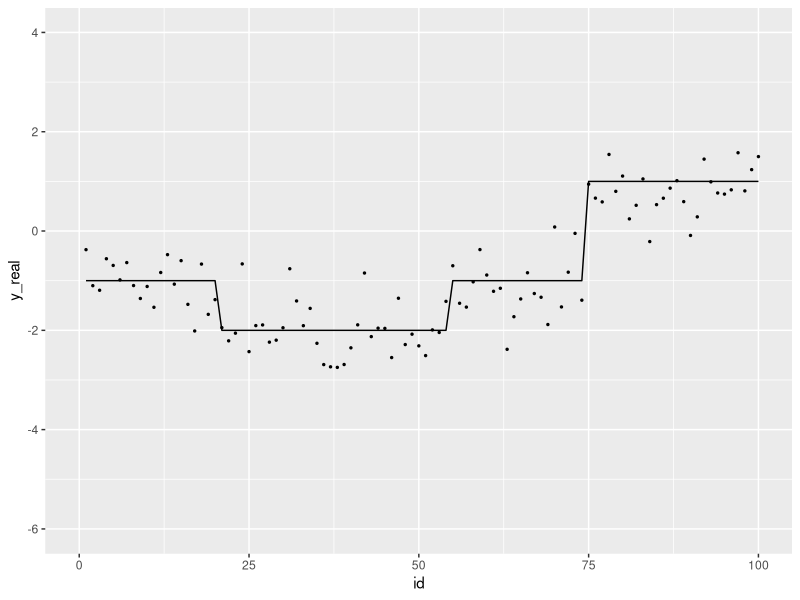
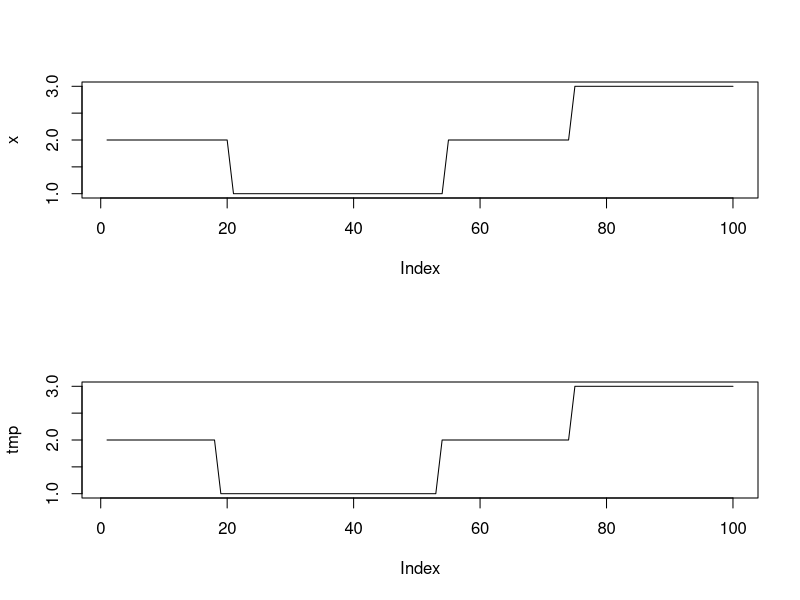
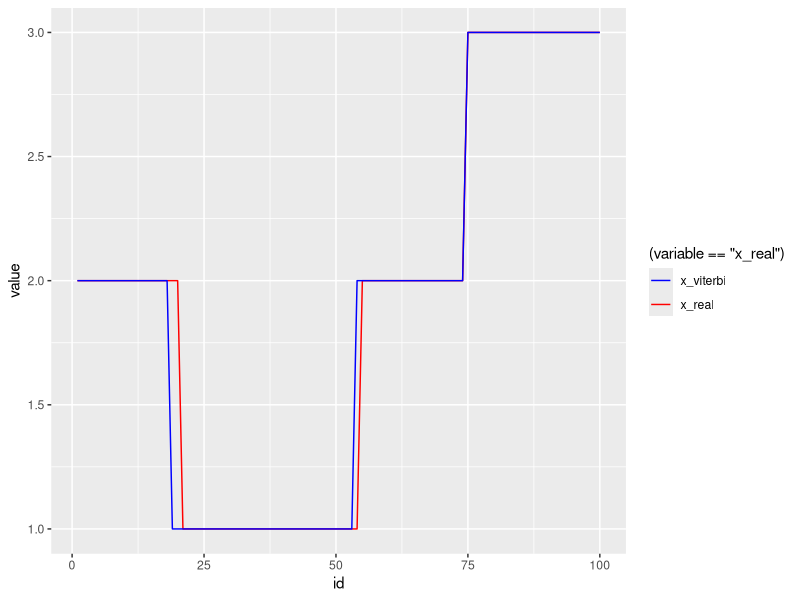

Write R code to recreate these figures, in order.
## ---- chunk 1
library("ggplot2")
## ---- chunk 2
transMtx = matrix(c(0.98,0.015,0.005,
                     0.05,0.98,0.015,
                     0.015,0.005,0.98),byrow = TRUE,ncol = 3)
pi = c(0,0.95,0.05)
mu = c(-2,-1,1)
sigma = rep(0.5,3)

T = 100
N = length(mu)
M = dim(transMtx)[1]

x = rep(NA,T)
x[1] = sample(1:M,1,prob = pi)
for (i in 2:T){
  x[i] = sample(1:M,1,prob = transMtx[x[i-1],])
}

y = rep(NA,T); y_real = rep(NA,T)
for (i in 1:T){
  idx = x[i]
  y_real[i] = mu[idx]
  y[i] = rnorm(1,y_real[i],sigma[idx])
}

dat = data.frame(id = 1:T, x = x, y = y, y_real = y_real)
p <- ggplot(dat,aes(x = id, y = y_real))+
  geom_line()+
  geom_point(aes(x = id, y = y),size = 0.5)+
  xlim(0,T)+
  ylim(-6,4)
p

NumberofSegments = length(rle(x)$value)
NumberofSegments
## ---- chunk 3
## T: length of obs; N: num of obs; M: num of hidden states
## obs: T * 1
## transMtx: M * M
## emisMtx: M * N
## pi: start prob, M * 1
my_viterbi_gaussian <- function(obs,mu,sigma,transMtx,pi){
  T = length(obs)
  M = length(pi)
  N = length(mu)
  
  D = array(NA,dim=c(M,T))
  G = array(NA,dim=c(M,T))
  
  G[,1] =  log(dnorm(obs[1],mu,sigma)) + log(pi)
  

  for (j in 2:T){
    py_x = dnorm(obs[j],mu,sigma)
    for (i in 1:M){
      tmp = G[,j-1] + log(transMtx[,i]) + log(py_x[i])
      G[i,j] = max(tmp)
      D[i,j] = which.max(tmp)
    }
  }
  
  return(list("D" = D,"G" = G[,T]))
}

my_backtrace <- function(D,G_T,k){
  M = length(G_T)
  T = dim(D)[2]
  x = rep(NA,T)

  
  x[T] = which.max(G_T)

  for (t in (T-1):1){
    x[t] = D[x[t+1],t+1]
  }
  return(x)
}
## ---- chunk 4
result = my_viterbi_gaussian(y,mu,sigma,transMtx,pi)
tmp = my_backtrace(result$D,result$G)
datcomp = data.frame(id = 1:T,x_real = x,x_pred = tmp)
library(reshape2)
datm = melt(datcomp,id.vars = 1)
par(mfrow = c(2,1))
plot(x,type="l"); plot(tmp,type = "l")
p <- ggplot(datm,aes(x = id, y = value))+
  geom_line(aes(color = (variable == "x_real"), group = variable))+
  scale_color_manual(values = c("blue","red"),labels = c("x_viterbi","x_real"))
p
## ---- chunk 5
## T: length of obs; N: num of obs; M: num of hidden states
## obs: T * 1
## transMtx: M * M
## emisMtx: M * N
## pi: start prob, M * 1
my_forward_gaussian <- function(obs,mu,sigma,transMtx,pi){
  T = length(obs)
  M = length(pi)
  
  A = array(NA,dim=c(M,T))
  
  A[,1] =  dnorm(obs[1],mu,sigma) * pi
  
  for (j in 2:T){
    py_x = dnorm(obs[j],mu,sigma)
    for (i in 1:M){
      A[i,j] = sum(A[,j-1] * transMtx[,i] * py_x[i])
    }
    #A[,j] = A[,j] / sum(A[,j])
  }
  
  return(A)
}

my_backward_gaussian <- function(obs,mu,sigma,transMtx,pi){
  T = length(obs)
  M = length(pi)
  
  B = array(NA,dim=c(M,T))
  
  B[,T] = B[,T] ^ 0
  
  for (j in (T-1):1){
    py_x_p1 = dnorm(obs[j+1],mu,sigma)
    for (i in 1:M){
      B[i,j] = sum(B[,j+1] * transMtx[i,] * py_x_p1)
    }
    #B[,j] = B[,j] / sum(B[,j])
  }
  
  return(B)
  }
## ---- chunk 6
A = my_forward_gaussian(y,mu,sigma,transMtx,pi)
B = my_backward_gaussian(y,mu,sigma,transMtx,pi)
prob = A * B
## ---- chunk 7
transMtx = matrix(c(0.98,0.015,0.005,
                     0.05,0.98,0.015,
                     0.015,0.005,0.98),byrow = TRUE,ncol = 3)
pi = c(0,0.95,0.05)
mu = c(-2,-1,1)
sigma = c(0.9,0.9,0.9)

D = 20
T = 100
N = length(mu)
M = dim(transMtx)[1]

seqs = c()
for (i in 1:D){
  x = rep(NA,T)
  x[1] = sample(1:M,1,prob = pi)
  for (i in 2:T){
    x[i] = sample(1:M,1,prob = transMtx[x[i-1],])
  }

  y = rep(NA,T); y_real = rep(NA,T)
  for (i in 1:T){
    idx = x[i]
    y_real[i] = mu[idx]
    y[i] = rnorm(1,y_real[i],sigma[idx])
  }
  seqs = rbind(seqs,y)
}
#seqs 
## ---- chunk 8
my_em_gaussian_single = function(seq, M,mu,sigma,pi,transMtx){
  T = length(seq)
  ## calcualte p(x)
  PX = array(NA,dim=c(M,T))
  A = my_forward_gaussian(obs=seq,mu = mu,sigma = sigma, transMtx = transMtx, pi = pi)
  B = my_backward_gaussian(obs=seq,mu = mu,sigma = sigma, transMtx = transMtx, pi = pi)
  AB = A * B; llk = log(sum(A[,T]))
  PX = AB/exp(llk) ##P(x_n|Y)
  
  ## calculate pxx
  PXX = array(0,dim = c(M,M))
  for (k in 2:T){
    #py_x = dnorm(seq[k],mu,sigma);
    lpy_x = dnorm(seq[k],mu,sigma,log = TRUE);
    tmp = array(0,dim = c(M,M))
    
    for (j in 1:M){
      for (i in 1:M){
        tmp[i,j] = log(A[i,k-1])  + log(transMtx[i,j]) + lpy_x[j] + log(B[j,k])
      }
    }
    PXX = PXX + exp(tmp-llk)
  }
  
  return(list("PX" = PX,"PXX" = PXX,"LLK"=llk))
}

my_em_gaussian = function(seqs, M, mu_init = runif(N,min = min(seqs),max = max(seqs)),sigma_init = rep(runif(1,0,1),M)){
  T = dim(seqs)[2] ; D = dim(seqs)[1];
  pi = runif(3); pi = pi/sum(pi);
  transMtx = matrix(runif(M*M),ncol = M); transMtx = t(apply(transMtx,1,function(x) x/sum(x)))
  mu = mu_init
  sigma = sigma_init
  
  #seq = seqs
  iter = 1
  epsilon = 1e-12
  llk_pre = -100000000; llk_current = -1000000
  while(llk_current - llk_pre > epsilon){
  #while(iter<100){  
    llk_pre = llk_current
    sum_pi = rep(0,M); sum_xx2 = matrix(0,nrow = M,ncol = M); sum_x2 = rep(0,M); sum_xy1 = matrix(0,nrow = M, ncol=N); sum_x1 = rep(0,M);
    sum_xy_mean = rep(0,N); sum_xy_sq = rep(0,N)
    llk_current = 0;
    
    for (num in 1:D){
      seq = seqs[num,]
      output = my_em_gaussian_single(seq = seq,M = M,mu = mu,sigma = sigma,pi = pi,transMtx = transMtx) ####
      llk_current = llk_current + output$LLK
      
      sum_pi = sum_pi + output$PX[,1];
      sum_xx2 = sum_xx2 + output$PXX
      sum_x2 = sum_x2 + apply(output$PX[,-T],1,sum);
      
      
      sum_x1 = sum_x1 + apply(output$PX,1,sum);
      
      sum_xy_mean = sum_xy_mean + output$PX %*% matrix(seq,ncol = 1)
      sum_xy_sq = sum_xy_sq + apply(output$PX * (matrix(seq,ncol = T,nrow = M,byrow = TRUE) - matrix(mu,ncol = T,nrow = M))^2,1,sum)
    }
    
    
    pi = sum_pi/D ### update pi
    #transMtx = t(apply(sum_xx2/sum_x2,1,function(x) x/sum(x))) ## update transMtx
    transMtx = sum_xx2/sum_x2
    ## update emisMtx
    #emisMtx = t(apply(sum_xy1/sum_x1,1,function(x) x/sum(x)))
    #emisMtx = sum_xy1 / sum_x1
    ## update mu
    mu = sum_xy_mean / sum_x1
    ## update sigma
    sigma = sqrt(sum_xy_sq / sum_x1)
    print(mu)
    iter = iter + 1
    print(llk_current)
    
  }
  
  return(list("pi"=pi,"transMtx"=transMtx,"mu" = mu,"sigma" = sigma,"llk"=llk_current,"iter"=iter))
}
## ---- chunk 9
#seqs = rbind(y,y)
resultem = my_em_gaussian(seqs,3)
resultem
pi2 = resultem$pi;transMtx2 = resultem$transMtx; mu2 = resultem$mu; sigma2 = resultem$sigma;
#A2 = my_forward_gaussian(y,mu2,sigma2,transMtx2,pi2)
#A = my_forward_gaussian(y,mu,sigma,transMtx,pi)
#sum(A2[,100]);sum(A[,100])
